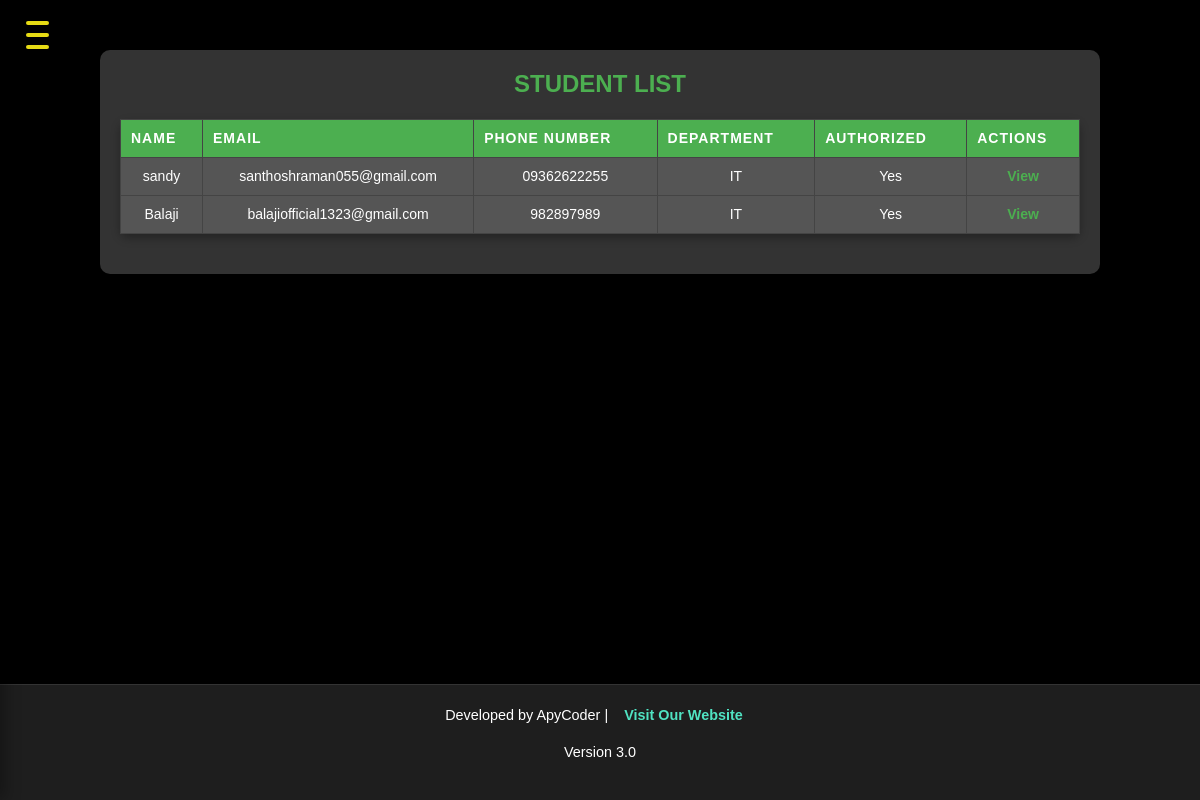
The app's page /students/ (signed in) with its own data.
### app1/models.py (models this page shows, shortened)
class Student(models.Model):
    user = models.OneToOneField(User, on_delete=models.CASCADE, related_name="student_profile")
    name = models.CharField(max_length=255)
    email = models.EmailField(max_length=255)
    phone_number = models.CharField(max_length=15)
    face_embedding = models.JSONField(blank=True, null=True)
    authorized = models.BooleanField(default=False)
    roll_no = models.CharField(max_length=20,unique=True)
    address = models.TextField()
    date_of_birth = models.DateField()
    joining_date = models.DateField()
    mother_name = models.CharField(max_length=255)
    father_name = models.CharField(max_length=255)
    session = models.ForeignKey(Session, on_delete=models.CASCADE, related_name="students")
    courses = models.ManyToManyField(Course, related_name="students")
    department = models.ManyToManyField(Department, related_name="students")
    semester= models.ManyToManyField(Semester, related_name="students")

class Department(models.Model):
    name = models.CharField(max_length=255)
    description = models.TextField()

### app1/views.py (the view)
# urls.py: path('students/', views.student_list, name='student-list'),
@staff_member_required
def student_list(request):
    students = Student.objects.all()
    return render(request, 'student_list.html', {'students': students})

### templates/student_list.html (shortened to what this page needs)
{% extends 'base.html' %}
{% block content %}
<link href="https://maxcdn.bootstrapcdn.com/bootstrap/4.5.2/css/bootstrap.min.css" rel="stylesheet">
<link rel="stylesheet" href="https://cdnjs.cloudflare.com/ajax/libs/font-awesome/5.15.4/css/all.min.css">
<div class="container">
    <h1>Student List</h1>
    <table>
        <thead>
            <tr>
                <th>Name</th>
                <th>Email</th>
                <th>Phone Number</th>
                <th>Department</th>
                <th>Authorized</th>
                <th>Actions</th>
            </tr>
        </thead>
        <tbody>
            {% for student in students %}
            <tr>
                <td>{{ student.name }}</td>
                <td>{{ student.email }}</td>
                <td>{{ student.phone_number }}</td>
                <td>
                    {% for department in student.department.all %}
                    <span>{{ department.name }}</span>{% if not forloop.last %}, {% endif %}
                    {% endfor %}
                </td>
                <td>{% if student.authorized %} Yes {% else %} No {% endif %}</td>
                <td class="actions">
                    <a href="{% url 'student-authorize' pk=student.pk %}">View</a>
                </td>
            </tr>
            {% endfor %}
        </tbody>
    </table>
</div>
{% endblock %}

### static/css/home.css (style rules this page uses)
body, html { margin: 0; padding: 0; font-family: 'Arial', sans-serif; background-color: #121212; color: #ffffff; display: flex; flex-direction: column; min-height: 100vh; }
table { width: 100%; border-collapse: collapse; background-color: #333; border-radius: 8px; box-shadow: 0 4px 10px rgba(0, 0, 0, 0.3); }
th, td { padding: 12px 15px; text-align: center; border: 1px solid #444; transition: background-color 0.3s ease; }
th { background-color: #4CAF50; color: white; text-transform: uppercase; letter-spacing: 1px; }
td { background-color: #555; }
a { color: #2196F3; text-decoration: none; font-weight: bold; padding: 8px 12px; border-radius: 4px; transition: all 0.3s ease; text-transform: capitalize; }

### templates/student_list.html (style rules this page uses)
body { background-color: #000; color: #fff; font-family: Arial, sans-serif; }
.container { max-width: 1000px; margin: 30px auto; background: #333; padding: 20px; border-radius: 10px; box-shadow: 0 8px 20px rgba(0, 0, 0, 0.25); }
.container h1 { font-size: 24px; font-weight: bold; margin-bottom: 20px; color: #4caf50; text-align: center; text-transform: uppercase; }
table { width: 100%; border-collapse: collapse; margin: 20px 0; background: #222; font-size: 14px; text-align: left; }
table th, table td { padding: 8px 10px; border: 1px solid #444; }
table th { background-color: #4caf50; color: #fff; text-transform: uppercase; font-weight: bold; }
table tr:nth-child(even) { background-color: #333; }
.actions a { text-decoration: none; color: #4caf50; font-weight: bold; transition: color 0.3s ease-in-out; }

### records on screen
Student: name "sandy", email "santhoshraman055@gmail.com", phone_number "09362622255", authorized "Yes"
Department: name "IT"
Student: name "Balaji", email "balajiofficial1323@gmail.com", phone_number "982897989", authorized "Yes"
